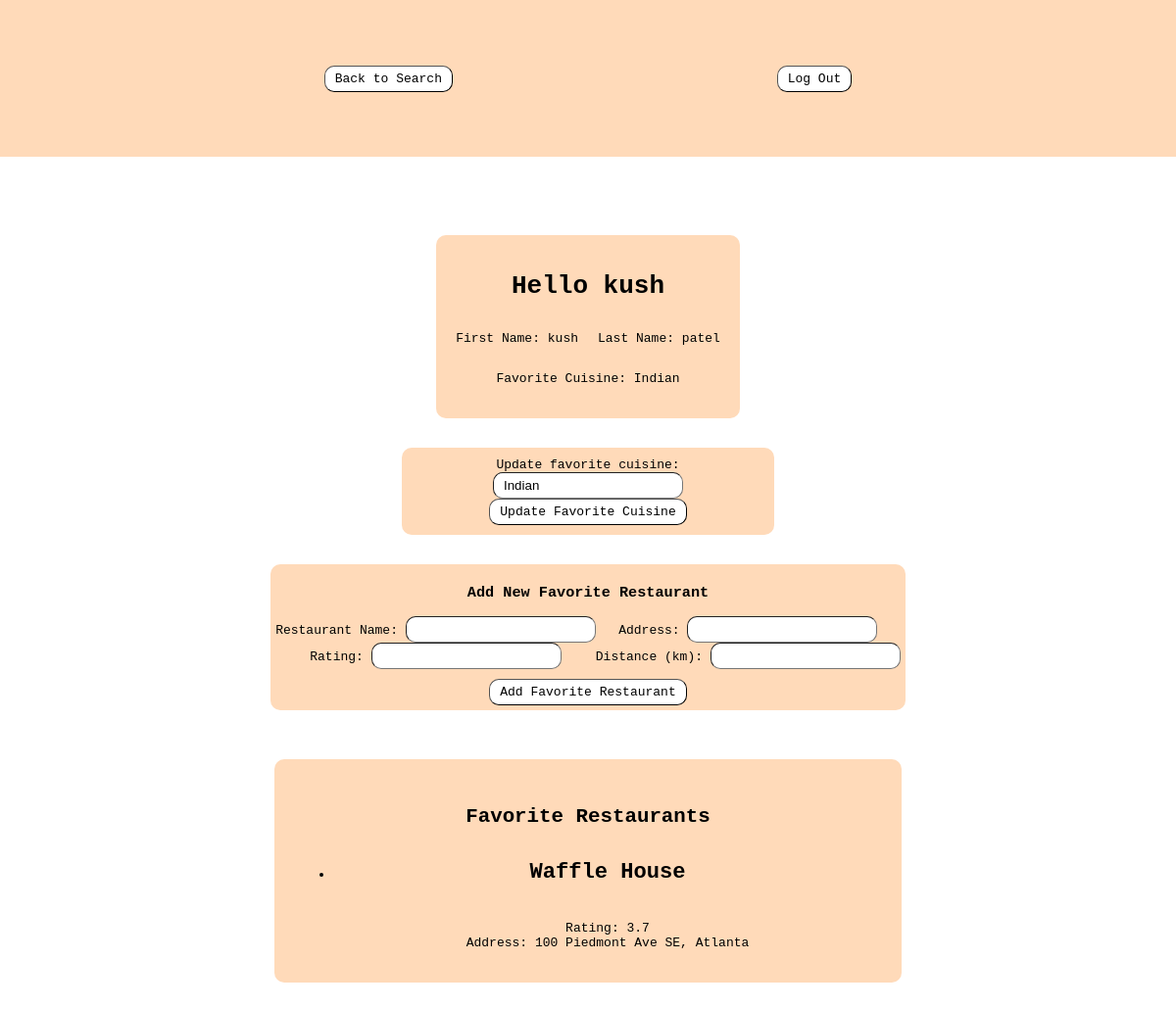
Page /profile/ (signed in) on the committed database.
### authentication/models.py (models this page shows)
class Profile(models.Model):
    user = models.OneToOneField(User, on_delete=models.CASCADE)
    favorite_cusine = models.TextField(blank=True)

### profilePage/models.py (models this page shows, shortened)
class FavoriteRestaurant(models.Model):
    user = models.ForeignKey(User, on_delete=models.CASCADE)  # Link to User
    name = models.CharField(max_length=255)
    rating = models.DecimalField(max_digits=3, decimal_places=1)
    address = models.CharField(max_length=255)
    distance = models.DecimalField(max_digits=5, decimal_places=1, default=0.0)

### profilePage/views.py (the view, shortened to what this page needs)
# urls.py: path('', profile_page, name='profile_page'),  # Assumes profile_page view is imported
@login_required
@no_cache
def profile_page(request):
    username = request.user.username
    first_name = request.user.first_name
    last_name = request.user.last_name
    profile = Profile.objects.get(user=request.user)
    favorite_restaurants = FavoriteRestaurant.objects.filter(user=request.user)
    context = {
        "greeting": f"Hello {username}",
        "first_name": first_name,
        "last_name": last_name,
        "favorite_cusine": profile.favorite_cusine,
        "favorite_restaurants": favorite_restaurants
    }
    return render(request, 'profile.html', context)

### profilePage/views.py (called while the page is built)
def no_cache(view_func):
    @wraps(view_func)
    @never_cache
    @cache_control(no_store=True, must_revalidate=True, no_cache=True)
    def wrapped_view(*args, **kwargs):
        response = view_func(*args, **kwargs)
        return response
    return wrapped_view

### profilePage/templates/profile.html (shortened to what this page needs)
<!DOCTYPE html>
<html>
{% load static %}
<head>
    <link rel="stylesheet" href="{% static 'styleForProfile.css' %}">
</head>
<body>
    <div class="topBar">
        <a href="{% url 'restaurant_search' %}"><button class="button">Back to Search</button></a>
        <a href="{% url 'logout' %}"><button class="button">Log Out</button></a>
    </div>
    <div class="userdisplay">
        <h1>{{ greeting }}</h1>
        <div class="userInfo">
            <p class="center">First Name: {{ first_name }}</p>
            <p class="center">Last Name: {{ last_name }}</p>
        </div>
        <div class="favCusine">
            <p class="center">Favorite Cuisine: {{ favorite_cusine }}</p>
        </div>
    </div>
    <div class="updateFav">
        <form method="POST" action="">
            <label for="favorite_cusine">Update favorite cuisine:</label><br>
            <input type="text" name="favorite_cusine" id="favorite_cusine" value="{{ favorite_cusine }}">
            <button type="submit">Update Favorite Cuisine</button>
        </form>
    </div>
    <div class="addFav">
        <form method="POST" action="">
            <h3>Add New Favorite Restaurant</h3>
            <div class="restaurantInputs">
                <div class="restaurantIputs1">
                    <label for="restaurant_name">Restaurant Name:</label>
                    <input type="text" id="restaurant_name" name="restaurant_name" required><br>
                    <label for="restaurant_rating">Rating:</label>
                    <input type="number" step="0.1" id="restaurant_rating" name="restaurant_rating" required><br>
                </div>
                <div class="restaurantIputs2">
                    <label for="restaurant_address">Address:</label>
                    <input type="text" id="restaurant_address" name="restaurant_address" required><br>
                    <label for="restaurant_distance">Distance (km):</label>
                    <input type="number" step="0.1" id="restaurant_distance" name="restaurant_distance" required><br>
                </div>
            </div>
            <button type="submit">Add Favorite Restaurant</button>
        </form>
    </div>
    <div class="favorites">
        <h2 class="fav-title">Favorite Restaurants</h2>
        {% if favorite_restaurants %}
        <ul>
            {% for restaurant in favorite_restaurants %}
            <li>
                <h3 class="restaurantName">{{ restaurant.name }}</h3><br>
                Rating: {{ restaurant.rating }}<br>
                Address: {{ restaurant.address }}<br>
            </li>
            {% endfor %}
        </ul>
        {% else %}
        <p>No favorite restaurants yet.</p>
        {% endif %}
    </div>
</body>
</html>

### profilePage/static/styleForProfile.css (style rules this page uses)
.topBar { width: 100%; height: 20vh; background-color: peachpuff; display: flex; justify-content: center; align-items: center; justify-content: space-evenly; }
.userInfo { display: flex; justify-content: space-evenly; align-items: center; width: 100%; background-color: peachpuff; gap: 20px; }
.button { font-family: monospace; font-size: 1em; padding: 5px 10px; border-radius: 10px; border-width: 1px; background-color: #ffffff; cursor: pointer; }
body, .top-bar { margin: 0; padding: 0; font-family: monospace; }
.userdisplay { padding: 20px; margin-top: 80px; margin-left: auto; margin-right: auto; width: max-content; text-align: center; background-color: peachpuff; font-family: monospace; justify-content: center; align-items: center; border-radius: 10px; }
.favorites { margin-top: 50px; margin-bottom:50px; margin-left: auto; margin-right: auto; height: auto; width: 50%; text-align: center; background-color: peachpuff; font-family: monospace; justify-content: center; align-items: center; border-radius: 10px; padding: 20px; }
.fav-title { padding: 10px; font-size: 1.6em; }
.updateFav { margin-left: auto; margin-right: auto; display: flex; justify-content: space-evenly; align-items: center; width: 30%; background-color: peachpuff; gap: 20px; border-radius: 10px; padding: 10px; margin-top: 30px; text-align: center; }
.addFav { margin-left: auto; margin-right: auto; justify-content: space-evenly; align-items: center; width: fit-content; height: fit-content; background-color: peachpuff; border-radius: 10px; margin-top: 30px; text-align: center; padding: 5px; }
.restaurantInputs { display: flex; justify-content: space-evenly; margin-bottom: 10px; }
button { font-family: monospace; font-size: 1em; padding: 5px 10px; border-radius: 10px; border-width: 1px; background-color: #ffffff; cursor: pointer; }
input { border-radius: 10px; padding: 5px; border-width: 1px; text-align: left; padding-left: 10px; }
.restaurantName { font-size: 1.7em; }

### rows in the picture
Profile: favorite_cusine "Indian"
FavoriteRestaurant: name "Waffle House", rating "3.7", address "100 Piedmont Ave SE, Atlanta"

### other values in the picture
{{ greeting }} "Hello kush"
{{ first_name }} "kush"
{{ last_name }} "patel"
